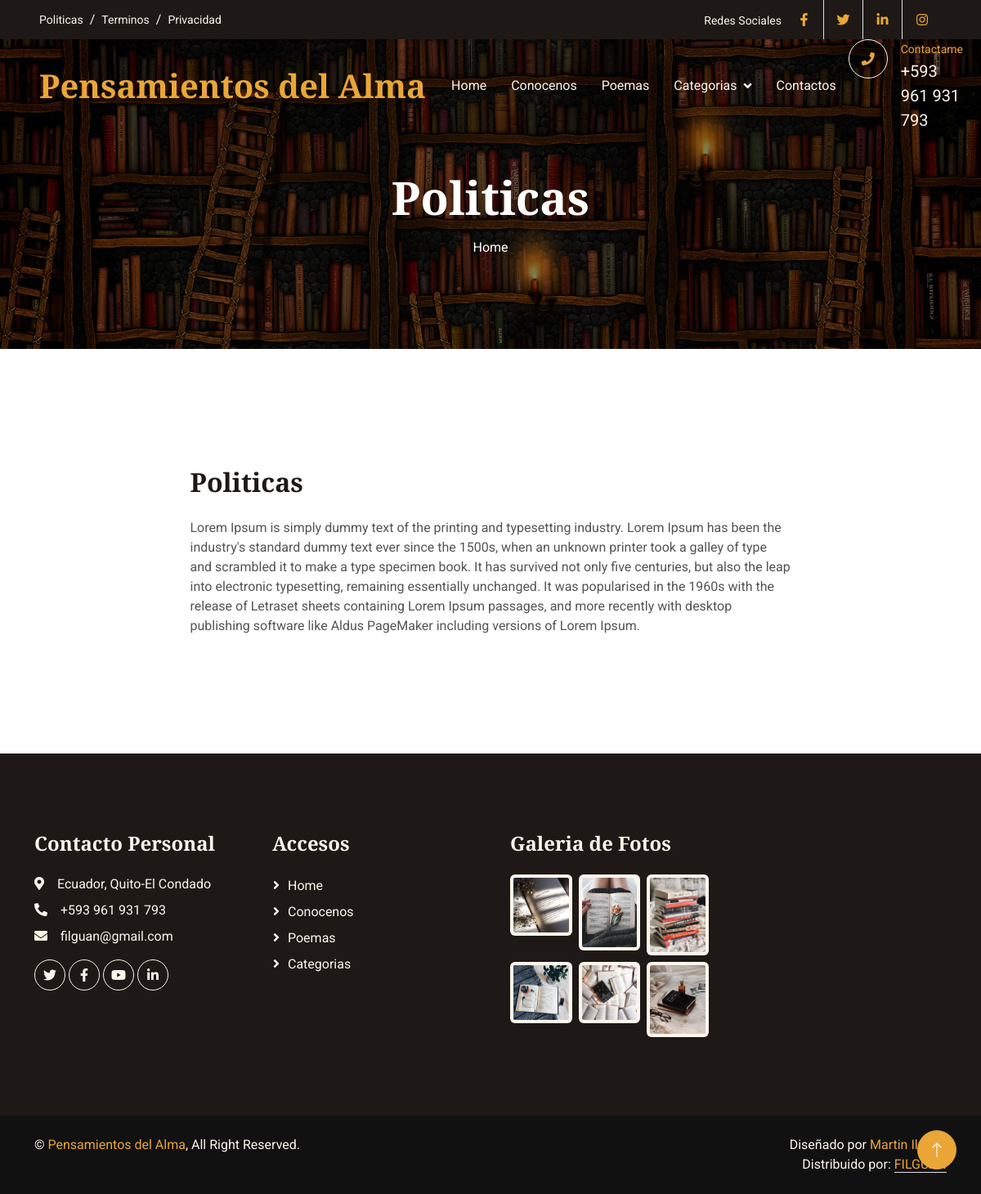
/policies/1/, run on the app's committed database.
### pages/models.py (models this page shows, shortened)
class Page(models.Model):
    title=models.CharField(max_length=100, verbose_name="Titulo")
    content=models.TextField(verbose_name="Contenido")
    created=models.DateTimeField(auto_now_add=True, verbose_name="Fecha de Creación")
    updated=models.DateTimeField(auto_now=True, verbose_name="Fecha de Edición")
    class Meta:
        verbose_name="Page"
        verbose_name_plural="Pages"

### pages/views.py (the view)
# urls.py: path('<int:page_id>/', views.policies, name='policies'),
def policies(request, page_id):
    page=get_object_or_404(Page, id=page_id)
    return render(request, 'pages/policies.html', {'page':page})

### pages/templatetags/pages_extras.py (called while the page is built)
@register.simple_tag
def get_pages():
    pages=Page.objects.all()
    return pages

### social/processors.py (called while the page is built)
def ctx_dict(request):
    dict_urls={}
    urls=Social.objects.all()
    for url in urls:
        dict_urls[url.key]=url.url
    return dict_urls

### pages/templates/pages/policies.html (shortened to what this page needs)
{% extends "core/base.html" %}{{clasi}}
{% load static %}
{% block TitleHeader %}
<h1 class="display-4 text-white animated slideInDown mb-3">{{page.title}}</h1>
{% endblock  %}
{% block content %}
<section class="page-section about-heading">
  <div class="container">
    <div class="about-heading-content mbtm">
      <div class="row">
        <div class="col-xl-9 col-lg-10 mx-auto">
          <div class="bg-faded rounded p-5 forced">
            <h2 class="section-heading mb-4">
              <span class="section-heading-lower">{{page.title}}</span>
            </h2>
            <div class="section-content">
              <span class="section-heading-lower">{{page.content}}{% if user.is_authenticated %}<p><a href="{% url 'admin:pages_page_change' page.id %}">Editar</a></p>{% endif %}</span>
          </div>
        </div>
      </div>
    </div>
  </div>
</section>
{% endblock  %}

### core/templates/core/base.html (shortened to what this page needs)
<!DOCTYPE html>
<html lang="es">
<head>
    {% load static %}
    <link href="https://cdnjs.cloudflare.com/ajax/libs/font-awesome/5.10.0/css/all.min.css" rel="stylesheet">
    <link href="https://cdn.jsdelivr.net/npm/bootstrap-icons@1.4.1/font/bootstrap-icons.css" rel="stylesheet">
    <link href="{% static 'core/lib/animate/animate.min.css' %} " rel="stylesheet">
    <link href="{% static 'core/lib/owlcarousel/assets/owl.carousel.min.css' %}" rel="stylesheet">
    <link href="{% static 'core/css/bootstrap.min.css' %}" rel="stylesheet">
    <link href="{% static 'core/css/style.css' %}" rel="stylesheet">
</head>
<body>
    <div class="container-fluid top-bar bg-dark text-light px-0 wow fadeIn" data-wow-delay="0.1s">
        <div class="row gx-0 align-items-center d-none d-lg-flex">
            <div class="col-lg-6 px-5 text-start">
                <ol class="breadcrumb mb-0">
                    {% load pages_extras %}
                    {% get_pages as pages %}
                    {% for page in pages %}
                    <li class="breadcrumb-item"><a class="small text-light" href="{% url 'policies' page.id %}">{{page.title}}</a></li>
                    {% endfor %}
                </ol>
            </div>
            <div class="col-lg-6 px-5 text-end">
                <small>Redes Sociales</small>
                <div class="h-100 d-inline-flex align-items-center">
                    {% if URL_FACEBOOK != null %}
                    <a class="btn-lg-square text-primary border-end rounded-0" href="{{URL_FACEBOOK}}"><i class="fab fa-facebook-f"></i></a>
                    {% endif %}
                    {% if URL_TWITTER != null %}
                    <a class="btn-lg-square text-primary border-end rounded-0" href="{{URL_TWITTER}}"><i class="fab fa-twitter"></i></a>
                    {% endif %}
                    {% if URL_LINKEDLN != null %}
                    <a class="btn-lg-square text-primary border-end rounded-0" href="{{URL_LINKEDLN}}"><i class="fab fa-linkedin-in"></i></a>
                    {% endif %}
                    {% if URL_LINKEDLN != null %}
                    <a class="btn-lg-square text-primary pe-0" href="{{URL_INSTAGRAM}}"><i class="fab fa-instagram"></i></a>
                    {% endif %}
                </div>
            </div>
        </div>
    </div>
    <nav class="navbar navbar-expand-lg navbar-dark fixed-top py-lg-0 px-lg-5 wow fadeIn" data-wow-delay="0.1s">
        <a href="index.html" class="navbar-brand ms-4 ms-lg-0">
            <h1 class="text-primary m-0">Pensamientos del Alma</h1>
        </a>
        <div class="collapse navbar-collapse" id="navbarCollapse">
            <div class="navbar-nav mx-auto p-4 p-lg-0">
                <a href="{% url 'home' %}" class="nav-item nav-link">Home</a>
                <a href="{% url 'about' %}" class="nav-item nav-link ">Conocenos</a>
                <a href="{% url 'poemas' %}" class="nav-item nav-link">Poemas</a>
                <div class="nav-item dropdown">
                    <a href="{% url 'categorias' %}" class="nav-link dropdown-toggle" data-bs-toggle="">Categorias</a>
                </div>
                <a href="{% url 'contacto' %}" class="nav-item nav-link">Contactos</a>
            </div>
            <div class=" d-none d-lg-flex">
                <div class="flex-shrink-0 btn-lg-square border border-light rounded-circle">
                    <i class="fa fa-phone text-primary"></i>
                </div>
                <div class="ps-3">
                    <small class="text-primary mb-0">Contactame</small>
                    <p class="text-light fs-5 mb-0">+593 961 931 793</p>
                </div>
            </div>
        </div>
    </nav>
    <div class="container-fluid page-header py-6 wow fadeIn" data-wow-delay="0.1s">
        <div class="container text-center pt-5 pb-3">
            <h1 class="display-4 text-white animated slideInDown mb-3">{% block TitleHeader %}{% endblock  %}</h1>
            <nav aria-label="breadcrumb animated slideInDown">
                <ol class="breadcrumb justify-content-center mb-0">
                    <li class="breadcrumb-item"><a class="text-white" href="{% url 'home' %}">Home</a></li>
                </ol>
            </nav>
        </div>
    </div>
    {% block content %}{% endblock  %}
    <div class="container-fluid bg-dark text-light footer my-6 mb-0 py-5 wow fadeIn" data-wow-delay="0.1s">
        <div class="container py-5">
            <div class="row g-5">
                <div class="col-lg-3 col-md-6">
                    <h4 class="text-light mb-4">Contacto Personal</h4>
                    <p class="mb-2"><i class="fa fa-map-marker-alt me-3"></i>Ecuador, Quito-El Condado</p>
                    <p class="mb-2"><i class="fa fa-phone-alt me-3"></i>+593 961 931 793</p>
                    <p class="mb-2"><i class="fa fa-envelope me-3"></i>filguan@gmail.com</p>
                    <div class="d-flex pt-2">
                        <a class="btn btn-square btn-outline-light rounded-circle me-1" href="https://twitter.com/?lang=es"><i class="fab fa-twitter"></i></a>
                        <a class="btn btn-square btn-outline-light rounded-circle me-1" href="https://www.facebook.com/?locale=es_LA"><i class="fab fa-facebook-f"></i></a>
                        <a class="btn btn-square btn-outline-light rounded-circle me-1" href="https://www.youtube.com/"><i class="fab fa-youtube"></i></a>
                        <a class="btn btn-square btn-outline-light rounded-circle me-0" href="https://ec.linkedin.com/"><i class="fab fa-linkedin-in"></i></a>
                    </div>
                </div>
                <div class="col-lg-3 col-md-6">
                    <h4 class="text-light mb-4">Accesos</h4>
                    <a href="{% url 'home' %}" class="btn btn-link" >Home</a>
                    <a href="{% url 'about' %}" class="btn btn-link">Conocenos</a>
                    <a href="{% url 'poemas' %}" class="btn btn-link">Poemas</a>
                    <a href="{% url 'categorias' %}" class="btn btn-link">Categorias</a>
                </div>
                <div class="col-lg-3 col-md-6">
                    <h4 class="text-light mb-4">Galeria de Fotos</h4>
                    <div class="row g-2">
                        <div class="col-4">
                            <img class="img-fluid bg-light rounded p-1" src="{% static 'core/img/libro1.jpg' %}" alt="Image">
                        </div>
                        <div class="col-4">
                            <img class="img-fluid bg-light rounded p-1" src="{% static 'core/img/libro2.jpg' %}" alt="Image">
                        </div>
                        <div class="col-4">
                            <img class="img-fluid bg-light rounded p-1" src="{% static 'core/img/libro3.jpg' %}" alt="Image">
                        </div>
                        <div class="col-4">
                            <img class="img-fluid bg-light rounded p-1" src="{% static 'core/img/libro4.jpg' %}" alt="Image">
                        </div>
                        <div class="col-4">
                            <img class="img-fluid bg-light rounded p-1" src="{% static 'core/img/libro5.jpg' %}" alt="Image">
                        </div>
                        <div class="col-4">
                            <img class="img-fluid bg-light rounded p-1" src="{% static 'core/img/libro6.jpg' %}" alt="Image">
                        </div>
                    </div>
                </div>
            </div>
        </div>
    </div>
    <div class="container-fluid copyright text-light py-4 wow fadeIn" data-wow-delay="0.1s">
        <div class="container">
            <div class="row">
                <div class="col-md-6 text-center text-md-start mb-3 mb-md-0">
                    &copy; <a href="#">Pensamientos del Alma</a>, All Right Reserved.
                </div>
                <div class="col-md-6 text-center text-md-end">
                    Diseñado por <a href="https://htmlcodex.com">Martin Ilguán</a>
                    <br>Distribuido por: <a class="border-bottom" href="https://themewagon.com" target="_blank">FILGUAN</a>
                </div>
            </div>
        </div>
    </div>
    <a href="#" class="btn btn-lg btn-primary btn-lg-square rounded-circle back-to-top"><i class="bi bi-arrow-up"></i></a>
</body>
</html>

### core/static/core/css/style.css (style rules this page uses)
:root { --primary: #EAA636; --secondary: #545454; --light: #FDF5EB; --dark: #1E1916; }
h4, h5, h6, .h4, .h5, .h6 { font-weight: 600 !important; }
.py-6 { padding-top: 6rem; padding-bottom: 6rem; }
.my-6 { margin-top: 6rem; margin-bottom: 6rem; }
.back-to-top { position: fixed; display: none; right: 30px; bottom: 30px; z-index: 99; }
.btn { font-weight: 500; transition: .5s; }
.btn.btn-primary { color: #FFFFFF; }
.btn-square { width: 38px; height: 38px; }
.btn-lg-square { width: 48px; height: 48px; }
.btn-square, .btn-sm-square, .btn-lg-square { padding: 0; display: flex; align-items: center; justify-content: center; font-weight: normal; }
.navbar .dropdown-toggle::after { border: none; content: "\f107"; font-family: "Font Awesome 5 Free"; font-weight: 900; vertical-align: middle; margin-left: 8px; }
.navbar .navbar-nav .nav-link { padding: 35px 15px; color: var(--light); outline: none; }
.navbar.fixed-top { transition: .5s; }
.page-header { margin-bottom: 6rem; background: linear-gradient(rgba(0, 0, 0, .5), rgba(0, 0, 0, .5)), url(../img/portada.jpg) center center no-repeat; background-size: cover; }
.breadcrumb-item+.breadcrumb-item::before { color: var(--light); }
.footer .btn.btn-link { display: block; margin-bottom: 5px; padding: 0; text-align: left; color: var(--light); font-weight: normal; text-transform: capitalize; transition: .3s; }
.footer .btn.btn-link::before { position: relative; content: "\f105"; font-family: "Font Awesome 5 Free"; font-weight: 900; color: var(--light); margin-right: 10px; }
.copyright { background: #111111; }
.copyright a { color: var(--primary); }

### data on the page
Page: title "Politicas", content "Lorem Ipsum is simply dummy text of the printing and typesetting industry. Lorem Ipsum has been the industry's standard dummy text ever since the 1500s, when an unknown printer took a galley of type and scrambled it to make a type specimen book. It has survived not only five centuries, but also the leap into electronic typesetting, remaining essentially unchanged. It was popularised in the 1960s with the release of Letraset sheets containing Lorem Ipsum passages, and more recently with desktop publishing software like Aldus PageMaker including versions of Lorem Ipsum."
Page: title "Terminos"
Page: title "Privacidad"
